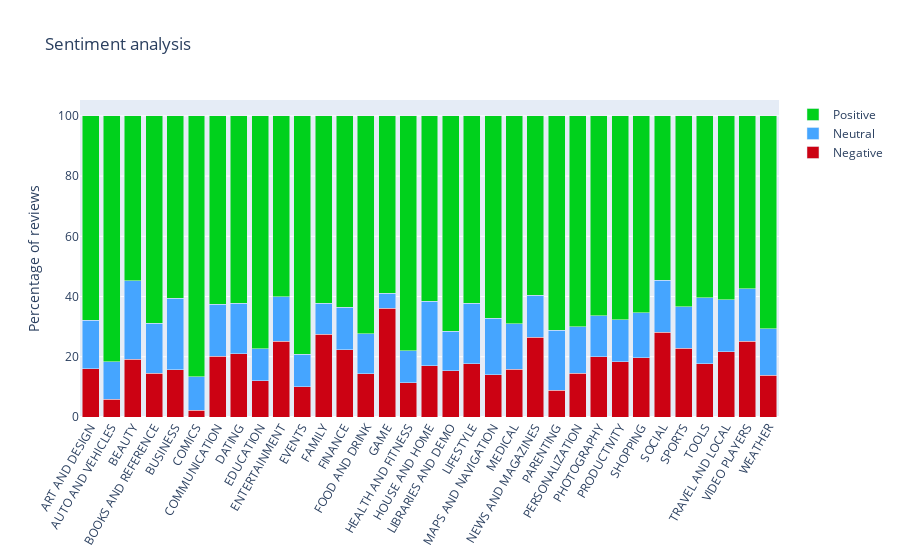

This figure's notebook cell:
### Code cell
data=[go.Bar(x=list(new_df.Category.unique()),y=new_df.Sentiment_Normalized[::3],name='Negative',marker_color='#cc0213'),
      go.Bar(x=list(new_df.Category.unique()),y=new_df.Sentiment_Normalized[1::3],name='Neutral',marker_color='#45a5ff'),
      go.Bar(x=list(new_df.Category.unique()),y=new_df.Sentiment_Normalized[2::3],name='Positive',marker_color='#00d11c')  
     ]
layout=go.Layout(
    title = 'Sentiment analysis',
    barmode='stack',
    xaxis = {'tickangle': -60},
    yaxis = {'title': 'Percentage of reviews'}
    )
fig10=go.Figure(data=data,layout=layout)
fig10.show()

### Figure 1 — Plotly figure (JSON) as saved in the notebook; plotly's stock layout.template omitted (floating-point values rounded to 4 significant figures)
{"data": [{"marker": {"color": "#cc0213"}, "name": "Negative", "type": "bar", "x": ["ART AND DESIGN", "AUTO AND VEHICLES", "BEAUTY", "BOOKS AND REFERENCE", "BUSINESS", "COMICS", "COMMUNICATION", "DATING", "EDUCATION", "ENTERTAINMENT", "EVENTS", "FAMILY", "FINANCE", "FOOD AND DRINK", "GAME", "HEALTH AND FITNESS", "HOUSE AND HOME", "LIBRARIES AND DEMO", "LIFESTYLE", "MAPS AND NAVIGATION", "MEDICAL", "NEWS AND MAGAZINES", "PARENTING", "PERSONALIZATION", "PHOTOGRAPHY", "PRODUCTIVITY", "SHOPPING", "SOCIAL", "SPORTS", "TOOLS", "TRAVEL AND LOCAL", "VIDEO PLAYERS", "WEATHER"], "y": [15.97, 5.882, 19.23, 14.59, 15.62, 2.222, 20.21, 21.05, 12.04, 25.24, 10.13, 27.48, 22.3, 14.42, 36.06, 11.43, 17.03, 15.32, 17.71, 14.06, 15.93, 26.54, 8.846, 14.56, 19.98, 18.39, 19.71, 28.21, 22.79, 17.64, 21.69, 25.08, 13.93]}, {"marker": {"color": "#45a5ff"}, "name": "Neutral", "type": "bar", "x": ["ART AND DESIGN", "AUTO AND VEHICLES", "BEAUTY", "BOOKS AND REFERENCE", "BUSINESS", "COMICS", "COMMUNICATION", "DATING", "EDUCATION", "ENTERTAINMENT", "EVENTS", "FAMILY", "FINANCE", "FOOD AND DRINK", "GAME", "HEALTH AND FITNESS", "HOUSE AND HOME", "LIBRARIES AND DEMO", "LIFESTYLE", "MAPS AND NAVIGATION", "MEDICAL", "NEWS AND MAGAZINES", "PARENTING", "PERSONALIZATION", "PHOTOGRAPHY", "PRODUCTIVITY", "SHOPPING", "SOCIAL", "SPORTS", "TOOLS", "TRAVEL AND LOCAL", "VIDEO PLAYERS", "WEATHER"], "y": [16.23, 12.46, 26.04, 16.59, 23.84, 11.11, 17.19, 16.68, 10.63, 14.64, 10.76, 10.35, 14.22, 13.17, 5.001, 10.58, 21.33, 13.21, 20.13, 18.75, 15, 13.94, 20, 15.45, 13.61, 13.94, 14.92, 17.27, 13.79, 21.98, 17.2, 17.52, 15.42]}, {"marker": {"color": "#00d11c"}, "name": "Positive", "type": "bar", "x": ["ART AND DESIGN", "AUTO AND VEHICLES", "BEAUTY", "BOOKS AND REFERENCE", "BUSINESS", "COMICS", "COMMUNICATION", "DATING", "EDUCATION", "ENTERTAINMENT", "EVENTS", "FAMILY", "FINANCE", "FOOD AND DRINK", "GAME", "HEALTH AND FITNESS", "HOUSE AND HOME", "LIBRARIES AND DEMO", "LIFESTYLE", "MAPS AND NAVIGATION", "MEDICAL", "NEWS AND MAGAZINES", "PARENTING", "PERSONALIZATION", "PHOTOGRAPHY", "PRODUCTIVITY", "SHOPPING", "SOCIAL", "SPORTS", "TOOLS", "TRAVEL AND LOCAL", "VIDEO PLAYERS", "WEATHER"], "y": [67.8, 81.66, 54.73, 68.82, 60.54, 86.67, 62.6, 62.27, 77.33, 60.13, 79.11, 62.17, 63.48, 72.41, 58.94, 77.99, 61.64, 71.47, 62.16, 67.19, 69.07, 59.52, 71.15, 69.99, 66.41, 67.67, 65.37, 54.52, 63.42, 60.37, 61.11, 57.4, 70.65]}], "layout": {"barmode": "stack", "title": {"text": "Sentiment analysis"}, "xaxis": {"tickangle": -60}, "yaxis": {"title": {"text": "Percentage of reviews"}}}}
